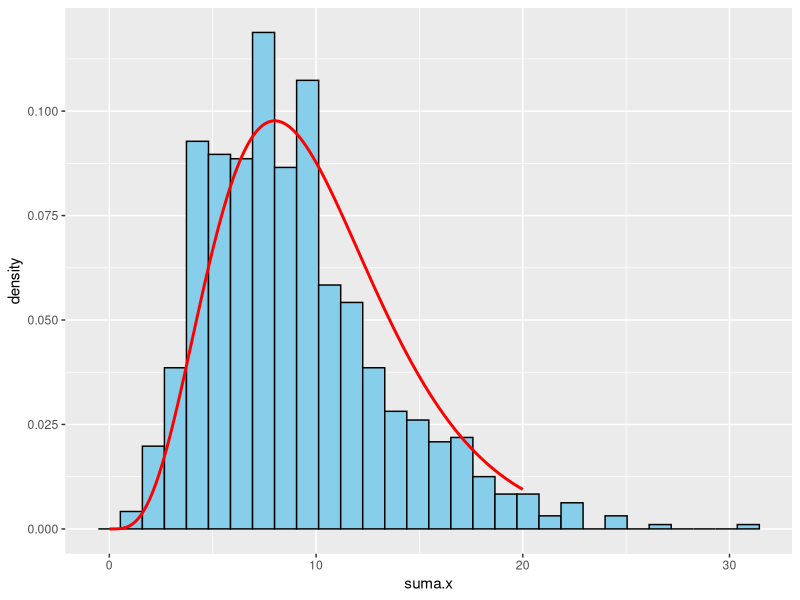

The R script that drew this image:
library(ggplot2)
library(dplyr)

# --- Función para generar una muestra ---
generar_muestra <- function(n1 = 500, n2 = 400) {
  x1 <- rnorm(n1)
  x2 <- rnorm(n2)
  X  <- sample(c(x1, x2))
  return(X)
}

# --- Generar 9 muestras ---
set.seed(123) # reproducibilidad
muestras <- replicate(9, generar_muestra(), simplify = FALSE)

# Medias y desviaciones estándar
estadisticas <- tibble(
  muestra = 1:9,
  media   = sapply(muestras, mean),
  sd      = sapply(muestras, sd)
)

print(estadisticas)

# --- Suma de cuadrados de las 9 simulaciones ---
suma.x <- Reduce(`+`, lapply(muestras, function(x) x^2))

df <- data.frame(suma.x)

# --- Distribución teórica Chi-cuadrado ---
k <- 10
y  <- seq(0, 20, by = 0.1)
fy <- dchisq(y, df = k)
df2 <- data.frame(y, fy)

# --- Gráfico ---
ggplot(df, aes(suma.x, y = ..density..)) +
  geom_histogram(bins = 30, fill = "skyblue", color = "black") +
  geom_line(data = df2, aes(x = y, y = fy), color = "red", size = 1)

